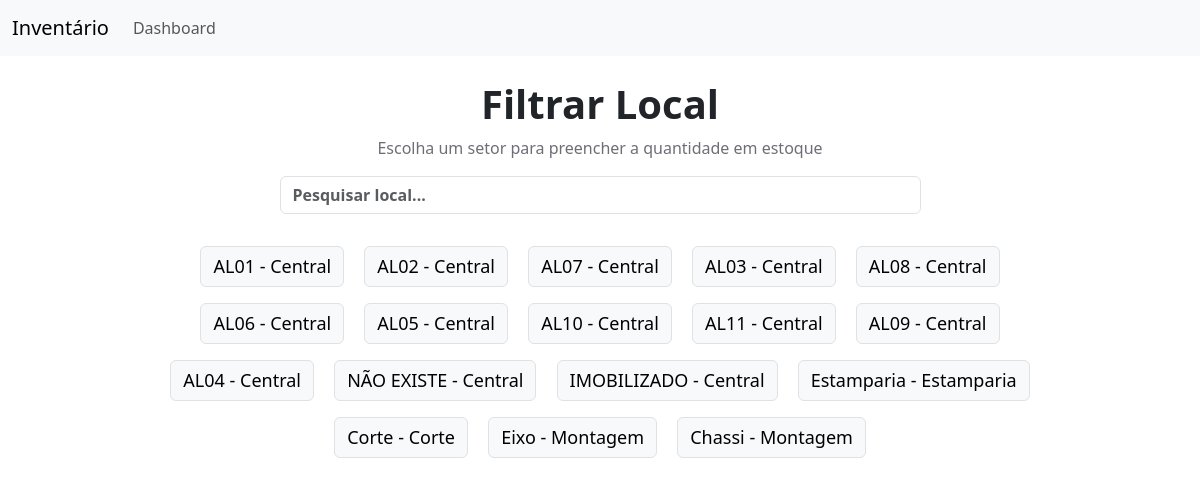
The page / on the database its author committed.
### app/models.py (models this page shows, shortened)
class Local(db.Model):
    __tablename__ = 'locais'
    id = db.Column(db.Integer, primary_key=True)
    nome = db.Column(db.String(60), nullable=False)
    estante = db.Column(db.String(100), nullable=False)
    pecas = db.relationship('Peca', backref='local', lazy=True, cascade='all, delete-orphan')
    almoxarifado = db.Column(db.String(100), nullable=False)

### app/views.py (the view)
@app.route("/", methods=['GET'])
def index():
    locais = db.session.query(Local.nome, Local.almoxarifado).distinct().all()
    return render_template("local/local_list.html", locais=locais)

### app/templates/local/local_list.html (shortened to what this page needs)
{% extends 'base.html' %}
{% block content %}
    <main class="container mt-4">
        <div class="row justify-content-center mb-4">
            <div class="col-12 col-sm-12 col-md-8 col-lg-7 col-xl-7 text-center">
                <h1 style="font-weight: 700;"><label for="">Filtrar Local</label></h1>
                <p class="fw-medium" style="color: #6e6e77;">Escolha um setor para preencher a quantidade em estoque</p>
                <input class="form-control custom-select custom-select-sm fw-semibold" list="encodings" id="filterInput" type="text" placeholder="Pesquisar local..." aria-label="Pesquisar local...">
            </div>
        </div>
        <div class="row justify-content-center" style="margin-bottom: 50px;">
            <div class="col-12 col-sm-12 col-md-10 col-lg-10 col-xl-10 text-center">
                {% for local in locais %}
                <a href="/inventario/{{local.nome}}" class="local-button"><button class="btn btn-light border m-2" style="font-size: 18px; font-weight: 400;">{{local.nome}} - {{local.almoxarifado}}</button></a>
                {% endfor %}
            </div>
        </div>
    </main>
{% endblock %}

### rows shown on the page
Local: nome "AL07", almoxarifado "Central"
Local: nome "AL03", almoxarifado "Central"
Local: nome "AL08", almoxarifado "Central"
Local: nome "AL06", almoxarifado "Central"
Local: nome "AL05", almoxarifado "Central"
Local: nome "AL10", almoxarifado "Central"
Local: nome "AL11", almoxarifado "Central"
Local: nome "AL09", almoxarifado "Central"
Local: nome "NÃO EXISTE", almoxarifado "Central"
Local: nome "IMOBILIZADO", almoxarifado "Central"

### other values the page prints
{{ local.nome }} "AL01" "AL02" "AL04" "Estamparia" "Corte" "Eixo" "Chassi"
{{ local.almoxarifado }} "Central" "Central" "Central" "Estamparia" "Corte" "Montagem" "Montagem"
